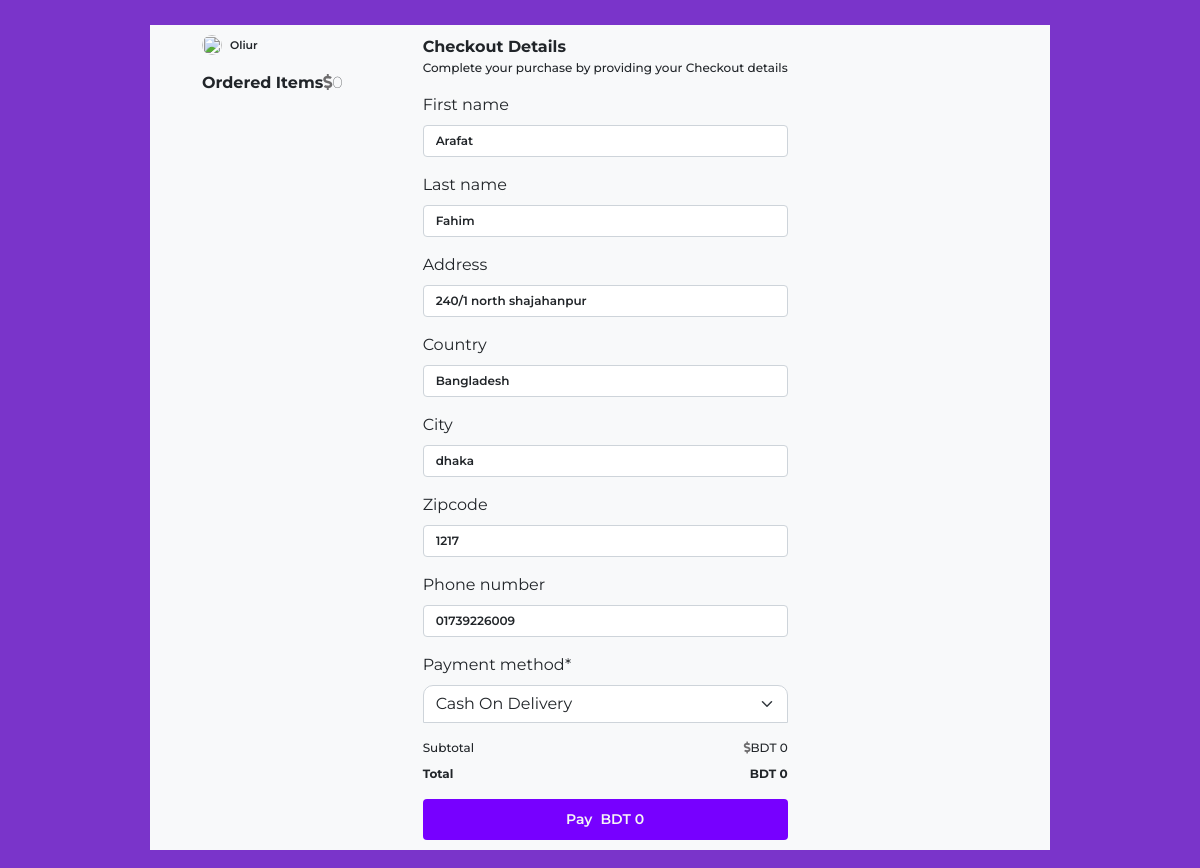
The app's page /checkout/ (signed in), older data.
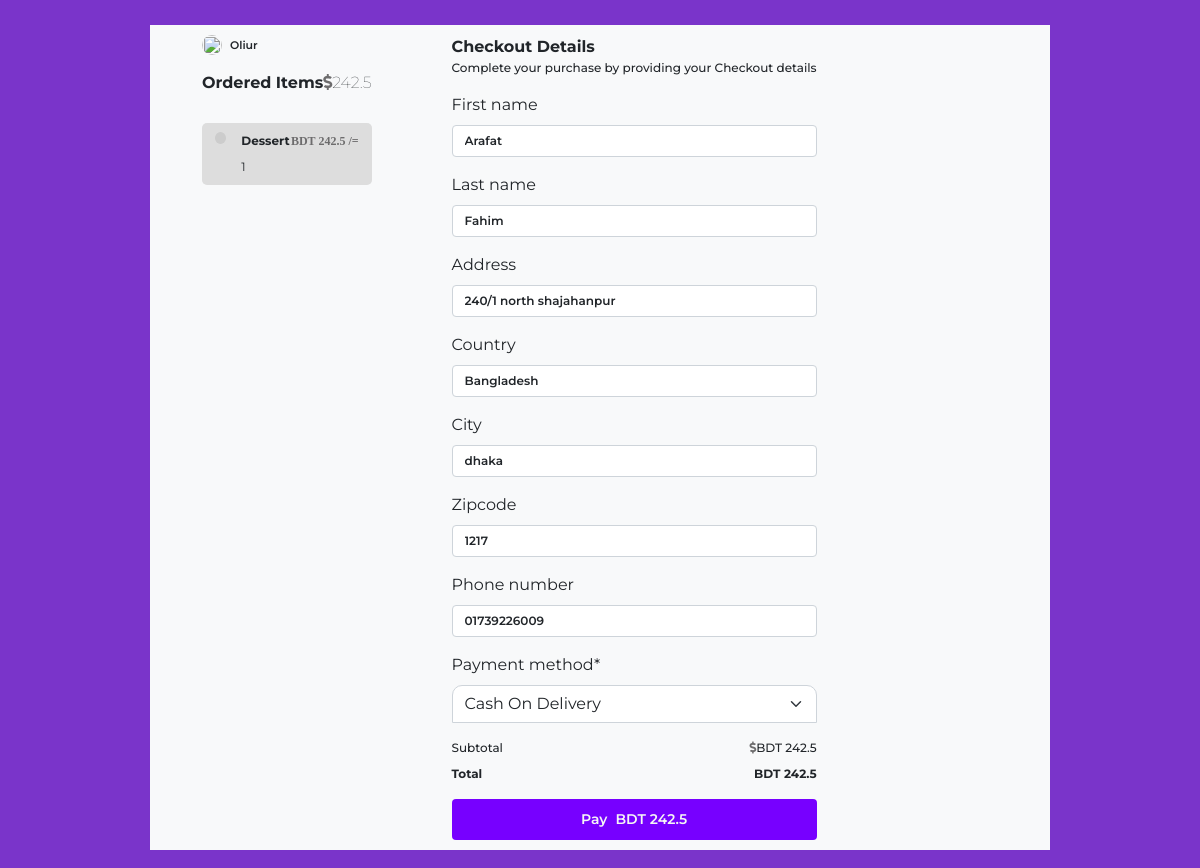
The same page, newer data.
### hotel/models.py (models this page shows, shortened)
class Cart(models.Model):
    quantity = models.IntegerField(default=1)
    food = models.ForeignKey(Food, on_delete=models.CASCADE)
    user = models.ForeignKey(User, on_delete=models.CASCADE)

class Food(models.Model):
    bengali = 'Bengali'
    thai = 'Thai'
    chinese = 'Chinese'
    indian = 'Indian'
    italian = 'Italian'
    COURSE = (
        (bengali, bengali),
        (thai, thai),
        (chinese, chinese),
        (indian, indian),
        (italian, italian),
    )
    disabled = 'Disabled'
    enabled = 'Enabled'
    STATUS = (
        (disabled, disabled),
        (enabled, enabled),
    )
    name = models.CharField(max_length=250)
    course = models.CharField(max_length=50, choices=COURSE)
    content_description = models.TextField()
    ingradients = models.TextField()
    base_price = models.FloatField()
    sale_price = models.FloatField(default=base_price)
    discount = models.DecimalField(default=0, decimal_places=2, max_digits=5)
    image = models.FileField(blank=True, null=True)
    num_order = models.IntegerField(default=0)

### payment/views.py (the view, shortened to what this page needs)
# urls.py: path('checkout/', views.CheckoutTemplateView.as_view(), name= 'checkout'),
class CheckoutTemplateView(TemplateView, LoginRequiredMixin):
    def get(self, request, *args, **kwargs):
        saved_address = BillingAddress.objects.get_or_create(user=request.user or None)
        saved_address = saved_address[0]
        form = BillingAddressForm(instance=saved_address)
        payment_method = PaymentMethodForm()
        user = User.objects.get(id=request.user.id)
        items = Cart.objects.filter(user=user)
        total = 0
        for item in items:
            total += item.food.sale_price
        context = {
            'billing_address': form,
            'payment_method': payment_method,
            'items' : items,
            'total' : total
        }
        return render (request, 'checkout.html', context)

### payment/forms.py
class BillingAddressForm(forms.ModelForm):
    class Meta:
        model = BillingAddress
        fields =['first_name', 'last_name','address',
                 'country',  'city', 'zipcode', 'phone_number']

class PaymentMethodForm(forms.ModelForm):
    class Meta:
        model = Order
        fields = ['payment_method']

### hotel/templates/checkout.html (shortened to what this page needs)
    {% load crispy_forms_tags %}
    {% load mathfilters %}
    <html lang="en">
    <head>
        <link href='https://cdn.jsdelivr.net/npm/bootstrap@5.0.1/dist/css/bootstrap.min.css' rel='stylesheet' type='text/css'>
        <link href='https://use.fontawesome.com/releases/v5.7.2/css/all.css' rel='stylesheet' type='text/css'>
    </head>
    <body>
        <div class="container d-lg-flex">
            <div class="box-1 bg-light user">
                <div class="d-flex align-items-center mb-3"> <img src="https://images.pexels.com/photos/4925916/pexels-photo-4925916.jpeg?auto=compress&cs=tinysrgb&dpr=2&w=500" class="pic rounded-circle" alt="">
                    <p class="ps-2 name">Oliur</p>
                </div>
                <div class="box-inner-1 pb-3 mb-3 ">
                    <div class="d-flex justify-content-between mb-3 userdetails">
                        <p class="fw-bold">Ordered Items</p>
                        <p class="fw-lighter"><span class="fas fa-dollar-sign"></span>{{ total }}</p>
                    </div>
                    {% for item in items %}
                    <div class="radiobtn">
                        <label for="one" class="box py-2 first">
                            <div class="d-flex align-items-start"> <span class="circle"></span>
                                <div class="course">
                                    <div class="d-flex align-items-center justify-content-between mb-2"> <span class="fw-bold"> {{item.food.name}} </span> <span class="fas fa-money">BDT {{ item.food.sale_price|mul:item.quantity }} /=</span> </div> <span>{{ item.quantity }}</span>
                                </div>
                            </div>
                        </label>
                    </div>
                    {% endfor %}
                </div>
            </div>
            <div class="box-2">
                <div class="box-inner-2">
                    <div>
                        <p class="fw-bold">Checkout Details</p>
                        <p class="dis mb-3">Complete your purchase by providing your Checkout details</p>
                    </div>
                    <form action="" method="post">
                                {{ billing_address | crispy }}
                                {{ payment_method | crispy }}
                                <div class="d-flex flex-column dis">
                                    <div class="d-flex align-items-center justify-content-between mb-2">
                                        <p>Subtotal</p>
                                        <p><span class="fas fa-dollar-sign"></span>BDT {{ total }}</p>
                                    </div>
                                    <div class="d-flex align-items-center justify-content-between mb-2">
                                        <p class="fw-bold">Total</p>
                                        <p class="fw-bold">BDT {{ total }}</p>
                                    </div>
                                    <button type="submit" class="btn btn-primary mt-2">PayBDT {{ total }} </button>
                                </div>
                            </div>
                        </div>
                </div>
    </body>
    </html>

Row changes from the older to the newer data that the page shows:
added Cart: food.name "Dessert", food.sale_price|mul "242.5", quantity "1"
Text that changed along with them:
{{ total }}: "0" → "242.5"
